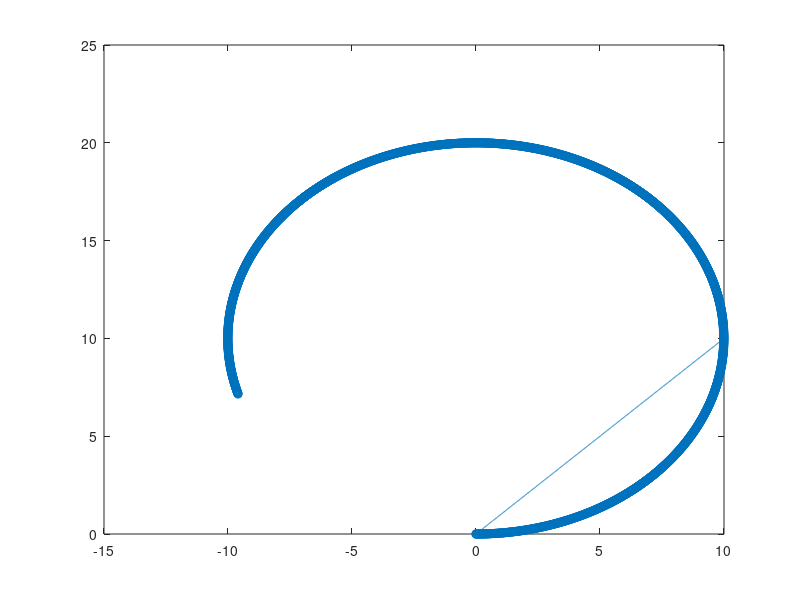

Here is the MATLAB script that generated this plot: (Note: this script raises an error after producing the figure.)
clc; clear; close all;

%% Generate Ground Truth Data
% Constant Velocity Vehicle Model
vehicle_model = @(u, v, h, r) [u * cos(h) - v * sin(h), u * sin(h) + v * cos(h), r];
observations = 2000; %500
t = linspace(0, 10, observations);
x = linspace(0, 10, observations); 
y = x;
% y = zeros(size(x));
h = atan2((y(2:end) - y(1:end-1)), (x(2:end) - x(1:end-1)));
h = [0, h];

plot(x, y);
gt = zeros(length(h)+1, 3);
u = 5;
v = 0.01;
r = zeros(length((h(2:end) - h(1:end-1)) ./ (t(2:end) - t(1:end-1))))+0.5;%(h(2:end) - h(1:end-1)) ./ (t(2:end) - t(1:end-1));
gt(1, :) = [0, 0, 0];
for i = 2:length(h)
    gt(i, :) = gt(i-1, :) + vehicle_model(u, v, gt(i-1, 3), r(i-1)) * (t(i) - t(i-1));
end
hold on
zlim([0, 10]);
scatter(gt(:, 1), gt(:, 2), 'red', 'DisplayName','Ground Truth');

%% Generate Sensor Measurements
R = diag([0.02^2; 0.01^2; 0.01^2]);
L = chol(R, 'lower');
z = [];
for i = 1:length(gt)
   noise = L * randn(3,1); 
   if mod(i, 5) == 1
%        z(:,i) = [sqrt(gt(i, 1)^2 + gt(i, 2)^2); atan2(gt(i, 1), gt(i, 2))] + noise;
       z(:,i) = [gt(i, 1); gt(i, 2); gt(i, 3)] + noise;       % SLAM Measurements
   else
       z(:,i) = [-1; -1; -1];
   end
end

%% Build the system
sys = [];
sys.A = eye(2);
sys.B = [];
sys.f = @(x, u, v, h, dt) [x(1) + (u * cos(h) - v * sin(h))*dt ; x(2) + (u * sin(h) + v * cos(h))*dt];
% sys.H = @() [x(1)/(x(1)^2 + x(2)^2)^(1/2), x(2)/(x(1)^2 + x(2)^2)^(1/2);
%               x(2)/(x(1)^2 + x(2)^2), -x(1)/(x(1)^2 + x(2)^2)];
sys.H = eye(2);
sys.h = @(x)  [x(1); x(2)];
sys.Q = 1e-4 * eye(2);
% sys.R = diag([0.01^2; 0.01^2]);
sys.R = 1e-4 * eye(2);
sys.dt = t(2) - t(1);

%% Initilize the state using the first measurement
init = [];
init.x = zeros(2,1);
init.Sigma = 1 * eye(2);
init.linear_velocity = u;
init.lateral_velocity = v;
init.angular_velocity = r(1); 
init.heading = h(1);

%% Run EKF
filter = ekf(sys, init);
x = init.x;     % state
P(:, 1) = [init.Sigma(1, 1), init.Sigma(1, 2), init.Sigma(2, 2)];
% main loop; iterate over the measurements
count = 0;
for i = 1:size(z,2)
    filter.angular_velocity = r(i);
    filter.prediction();
    if z(:, i) == -1 
        count = count + 1;
        x(:,i) = filter.x;
        P(:,i) = [filter.Sigma(1, 1), filter.Sigma(1, 2), filter.Sigma(2, 2)];
        continue
    end

    filter.correction(z(:,i));
    x(:,i) = filter.x;
    P(:,i) = [filter.Sigma(1, 1), filter.Sigma(1, 2), filter.Sigma(2, 2)];
    plotUncertainty(filter.forward_predict_x, filter.forward_predict_P);
end

axis equal
scatter(x(1, :), x(2, :), 'blue', 'DisplayName','Filter Tracking');

%% Plot Uncertainty
function plotUncertainty(x_predicted, P_predicted)
    for i = 1:size(x_predicted, 2)
        mu = [x_predicted(1, i), x_predicted(2, i)];
        Sigma = 1e2*[P_predicted(1, i) P_predicted(2, i); ...
                 P_predicted(2, i) P_predicted(3, i)];
        num_samples = 100;
        x = linspace(-3 + mu(1), 3 + mu(1), num_samples);
        y = linspace(-3 + mu(2), 3 + mu(2), num_samples);
        [X, Y] = meshgrid(x,y);
        XY = [X(:) Y(:)];
        Z = mvnpdf(XY, mu, Sigma);
        Z = reshape(Z, length(x),length(y));
        
        %Translate to overlap with Zonotope
        Z = Z + ones(num_samples, num_samples) * -0.01;
        surf(X, Y, Z, 'FaceAlpha',0.2);
        c = jet;
        colormap(c);
        grid off;
        shading interp
    end
end

